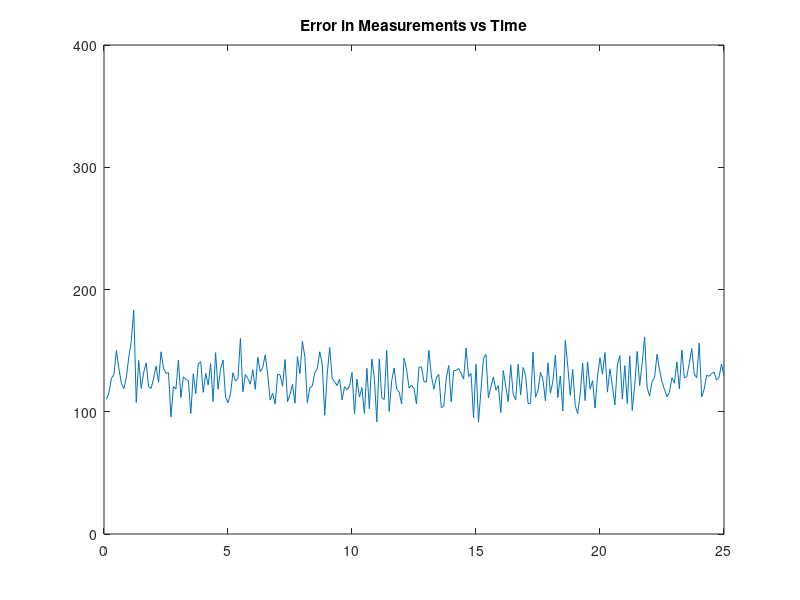

The MATLAB source for this figure:
% EC 3310 Computer Assignment #1 (part2)
% Alessio Grompone 01/18/2013
% Target Motion Mean error

%DATA
nloops=20; %number of loops

delta=0.1;    %sample time
nsamples=250; %number of samples
sigmax=100;   %standard deviation along x
sigmay=100;   %standard deviation along y
sigma=[sigmax;sigmay];  %standard deviations in one vector
ht=126.8699*pi/180; %Target Attitude (from degrees to radians) 
st=360*2000/3600;   %Target Speed (from knots to yards/sec)
%Inital COnditions
xo=6000;
yo=8000;
Vxo=st*sin(ht);
Vyo=st*cos(ht);
%State Vector
xi=[xo;Vxo;
    yo;Vyo];
%Transition Matrix
F=[1,delta,0,0;
    0,1,0,0;
    0,0,1,delta;
    0,0,0,1];
%Measurement Matrix
H=[1,0,0,0;
    0,0,1,0];

for kk=1:nloops
%initialize Matixes
zout=[];   %measurements output
posout=[]; %true target position
error=[];  %distance errors
x=xi;

for ii=1:nsamples,
    ztrue=H*x;
    posout=[posout,ztrue]; %collects the real position values in one matrix
    z=ztrue+randn(size(sigma)).*sigma;%has measurements adding random error
    zout=[zout,z];  %collects the measurement values in one matrix
    ztilde=ztrue-z; %error between real position and measured position
    error=[error,sqrt(ztilde'*ztilde)];%collects error values
    x=F*x; %target motion ( x2 = TransMatrix * x1 )
end

if kk==1
    merror=error;
   
    zoutmean=zout;
else
    merror=merror+error;
    zoutmean=zoutmean+zout;
end
end
merror=merror/nloops;
zoutmean=zoutmean/nloops;

%plot1 Target motion with noise measurements

plot(posout(1,:),posout(2,:),'-',zoutmean(1,:),zoutmean(2,:),'-');
title('Target Motion and Mean Measuremed Trajectory');
axis([5500 10500 4000 9000]);
pause;


%Distance errors between Target and measurements
time=[1:max(size(zout))]*delta;
plot(time,merror,'-');
title('Error in Measurements vs Time');
axis([0 25 0 400]);
 
